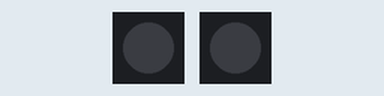
The sketch below on a simulated ESP32. Parts: 2 × 1 RGB LEDs in strip order, left to right. Dim RGB values are drawn brighter than linear; what the sketch prints to the serial monitor is not drawn.

Above: at 0.1 s.
At 7.6 s:
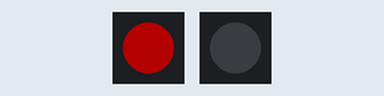
At 14.5 s:
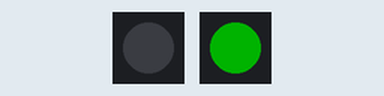
At 31.5 s:
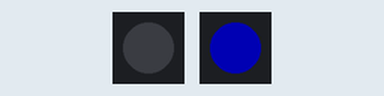
Timing chart, 0 to 33.2 s (numbered marks = the images above):
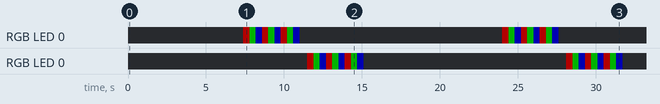

The sketch:

Blink.ino
```cpp
/*
  板载 LED 诊断 sketch
  =====================
  SuperMini 板载 LED 可能是：
    - 普通 LED 接 GPIO 8 或 10（用 digitalWrite 控制）
    - WS2812 RGB 灯珠接 GPIO 8 或 10（用 NeoPixel 库控制）
  这段代码 4 个阶段轮流试，每个阶段约 4 秒，看哪个阶段板载灯有反应。
  串口监视器（115200）可以看到当前在哪个阶段。
*/

#include <Adafruit_NeoPixel.h>

#define PIN_8  8
#define PIN_10 10

Adafruit_NeoPixel pix8(1, PIN_8, NEO_GRB + NEO_KHZ800);
Adafruit_NeoPixel pix10(1, PIN_10, NEO_GRB + NEO_KHZ800);

void setup() {
  Serial.begin(115200);
  pix8.begin();
  pix10.begin();
  pix8.setBrightness(60);
  pix10.setBrightness(60);
}

void blinkDigital(int pin, const char* name) {
  Serial.printf("[Stage] digitalWrite on GPIO %s\n", name);
  pinMode(pin, OUTPUT);
  for (int i = 0; i < 4; i++) {
    digitalWrite(pin, HIGH); delay(400);
    digitalWrite(pin, LOW);  delay(400);
  }
}

void blinkNeoPixel(Adafruit_NeoPixel& p, const char* name) {
  Serial.printf("[Stage] NeoPixel on GPIO %s (RGB cycle)\n", name);
  for (int i = 0; i < 3; i++) {
    p.setPixelColor(0, p.Color(255, 0, 0)); p.show(); delay(400);  // 红
    p.setPixelColor(0, p.Color(0, 255, 0)); p.show(); delay(400);  // 绿
    p.setPixelColor(0, p.Color(0, 0, 255)); p.show(); delay(400);  // 蓝
  }
  p.setPixelColor(0, 0); p.show();
}

void loop() {
  Serial.println("==== 一轮诊断开始 ====");
  blinkDigital(PIN_8,  "8");
  delay(500);
  blinkDigital(PIN_10, "10");
  delay(500);
  blinkNeoPixel(pix8,  "8");
  delay(500);
  blinkNeoPixel(pix10, "10");
  delay(1500);
}
```

Measured:
- by itself, RGB LED 0: off → RGB(60, 0, 0) at 7.4 s, → RGB(0, 60, 0) 0.40 s later, → RGB(0, 0, 60) 0.40 s later, → RGB(60, 0, 0) 0.40 s later, … (20 changes in this stretch)
- by itself, RGB LED 0: off → RGB(60, 0, 0) at 11.5 s, → RGB(0, 60, 0) 0.40 s later, → RGB(0, 0, 60) 0.40 s later, → RGB(60, 0, 0) 0.40 s later, … (20 changes in this stretch)
